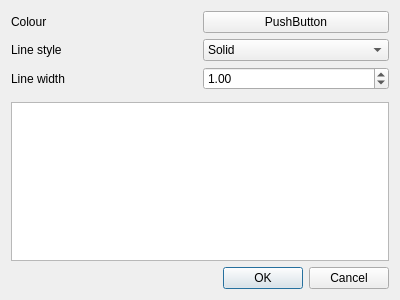
<?xml version="1.0" encoding="UTF-8"?>
<ui version="4.0">
 <class>PenButtonDialog</class>
 <widget class="QDialog" name="PenButtonDialog">
  <property name="geometry">
   <rect>
    <x>0</x>
    <y>0</y>
    <width>400</width>
    <height>300</height>
   </rect>
  </property>
  <property name="windowTitle">
   <string>Choose pen style</string>
  </property>
  <layout class="QGridLayout" name="gridLayout">
   <item row="2" column="1">
    <widget class="QDoubleSpinBox" name="lineWidth">
     <property name="maximum">
      <double>100.000000000000000</double>
     </property>
     <property name="singleStep">
      <double>0.500000000000000</double>
     </property>
     <property name="value">
      <double>1.000000000000000</double>
     </property>
    </widget>
   </item>
   <item row="0" column="0">
    <widget class="QLabel" name="colourLabel">
     <property name="text">
      <string>Colour</string>
     </property>
    </widget>
   </item>
   <item row="5" column="0" colspan="2">
    <widget class="QDialogButtonBox" name="buttonBox">
     <property name="orientation">
      <enum>Qt::Horizontal</enum>
     </property>
     <property name="standardButtons">
      <set>QDialogButtonBox::Cancel|QDialogButtonBox::Ok</set>
     </property>
    </widget>
   </item>
   <item row="3" column="1">
    <spacer name="verticalSpacer">
     <property name="orientation">
      <enum>Qt::Vertical</enum>
     </property>
     <property name="sizeHint" stdset="0">
      <size>
       <width>20</width>
       <height>40</height>
      </size>
     </property>
    </spacer>
   </item>
   <item row="1" column="0">
    <widget class="QLabel" name="lineStyleLabel">
     <property name="text">
      <string>Line style</string>
     </property>
    </widget>
   </item>
   <item row="1" column="1">
    <widget class="QComboBox" name="lineStyle">
     <item>
      <property name="text">
       <string>Solid</string>
      </property>
     </item>
     <item>
      <property name="text">
       <string>Dash</string>
      </property>
     </item>
     <item>
      <property name="text">
       <string>Dot</string>
      </property>
     </item>
     <item>
      <property name="text">
       <string>Dash Dot</string>
      </property>
     </item>
     <item>
      <property name="text">
       <string>Dash Dot Dot</string>
      </property>
     </item>
    </widget>
   </item>
   <item row="2" column="0">
    <widget class="QLabel" name="lineWidthLabel">
     <property name="text">
      <string>Line width</string>
     </property>
    </widget>
   </item>
   <item row="4" column="0" colspan="2">
    <widget class="QGraphicsView" name="preview"/>
   </item>
   <item row="0" column="1">
    <widget class="CEED::qtwidgets::ColourButton" name="colour">
     <property name="text">
      <string>PushButton</string>
     </property>
    </widget>
   </item>
  </layout>
 </widget>
 <customwidgets>
  <customwidget>
   <class>CEED::qtwidgets::ColourButton</class>
   <extends>QPushButton</extends>
   <header>qtwidgets.h</header>
  </customwidget>
 </customwidgets>
 <resources/>
 <connections>
  <connection>
   <sender>buttonBox</sender>
   <signal>accepted()</signal>
   <receiver>PenButtonDialog</receiver>
   <slot>accept()</slot>
   <hints>
    <hint type="sourcelabel">
     <x>248</x>
     <y>254</y>
    </hint>
    <hint type="destinationlabel">
     <x>157</x>
     <y>274</y>
    </hint>
   </hints>
  </connection>
  <connection>
   <sender>buttonBox</sender>
   <signal>rejected()</signal>
   <receiver>PenButtonDialog</receiver>
   <slot>reject()</slot>
   <hints>
    <hint type="sourcelabel">
     <x>316</x>
     <y>260</y>
    </hint>
    <hint type="destinationlabel">
     <x>286</x>
     <y>274</y>
    </hint>
   </hints>
  </connection>
 </connections>
</ui>
